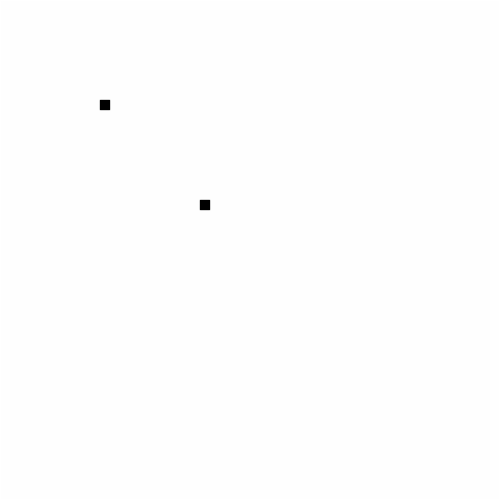
Frame 1 (no input)
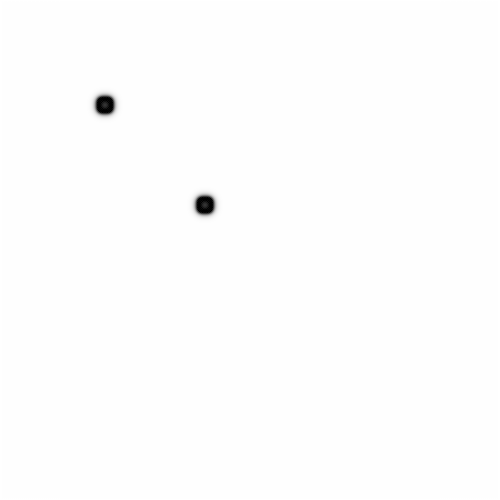
Frame 60 (no input)
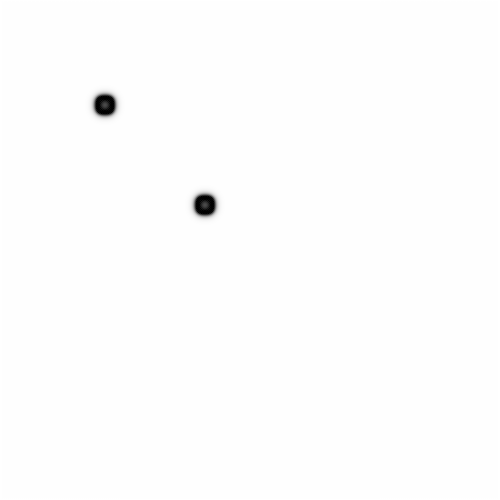
Frame 120 (the mouse pressed at the canvas centre since frame 60)

The p5.js sketch that drew these frames (run headless with seeded random() and noise() and a simulated clock; from frame 60 on, the mouse is pressed at the canvas centre):

// p5.js sketch
// ── sketch.js
var grid;
var next;

var dA = 1; dB = 0.5;
size = 500;
var feed = 0.055;
var k = 0.062;
var timestep = 1.15;

function setup() {
  createCanvas(size, size);
  pixelDensity(1);
  grid = [];
  next = [];
  for (var x = 0; x < width; x++){
    grid[x] = []; 
    next[x] = [];
    for (var y = 0; y < height; y++){
      grid[x][y] = {a: 1, b: 0};
      next[x][y] = {a: 1, b: 0};
    }
  }

  for(var i=100; i<110; i++){
    for(var j=100; j<110; j++){
      grid[i][j].b = 1;
    }
  }
  for(var i=200; i<210; i++){
    for(var j=200; j<210; j++){
      grid[i][j].b = 1;
    }
  }
  
}

function draw() {
  background(51);

  for(var x = 1; x < width - 1; x++){
    for(var y = 1; y < height - 1; y++){
      var a = grid[x][y].a; 
      var b = grid[x][y].b;
      next[x][y].a = a + 
        ((dA * laPlaceA(x,y)) - 
        (a*b*b )+ 
        (feed*(1-a)))*timestep;

      next[x][y].b = b + 
        ((dB * laPlaceB(x,y)) + 
        (a*b*b ) - 
        ((k + feed)*b))*timestep;

      next[x][y].a = constrain(next[x][y].a,0,1);
      next[x][y].b = constrain(next[x][y].b,0,1);
    }
  }

  loadPixels();
  for(var x=0; x < width; x++){
    for(var y=0; y < height; y++){
      var pix = (x + y * width) * 4;
      var a = next[x][y].a;        
      var b = next[x][y].b;
      var c = floor((a-b)*255);
      c = constrain(c, 0, 255);
      pixels[pix + 0] = c;
      pixels[pix + 1] = c;
      pixels[pix + 2] = c;
      pixels[pix + 3] = 255;
    }
  }
  updatePixels();

  swap();
}

function laPlaceA(x, y){
  var sum=0;
  sum += grid[x][y].a * -1;
  sum += grid[x-1][y].a * 0.2;
  sum += grid[x+1][y].a * 0.2;
  sum += grid[x][y+1].a * 0.2;
  sum += grid[x][y-1].a * 0.2;
  sum += grid[x-1][y-1].a * 0.05;
  sum += grid[x-1][y+1].a * 0.05;
  sum += grid[x+1][y-1].a * 0.05;
  sum += grid[x+1][y+1].a * 0.05;

  return sum;
}

function laPlaceB(x, y){
  var sum=0;
  sum += grid[x][y].b * -1;
  sum += grid[x-1][y].b * 0.2;
  sum += grid[x+1][y].b * 0.2;
  sum += grid[x][y+1].b * 0.2;
  sum += grid[x][y-1].b * 0.2;
  sum += grid[x-1][y-1].b * 0.05;
  sum += grid[x-1][y+1].b * 0.05;
  sum += grid[x+1][y-1].b * 0.05;
  sum += grid[x+1][y+1].b * 0.05;

  return sum;
}

function swap(){
  var temp = grid;
  grid = next;
  next = temp;
}
